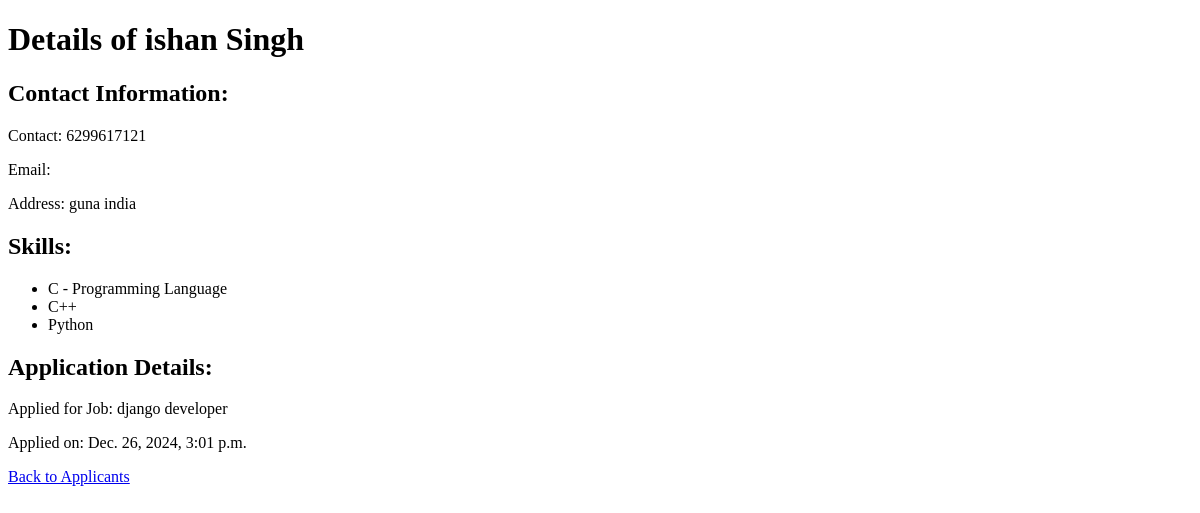
The app's page /jobapp/application/1/details/, older data.
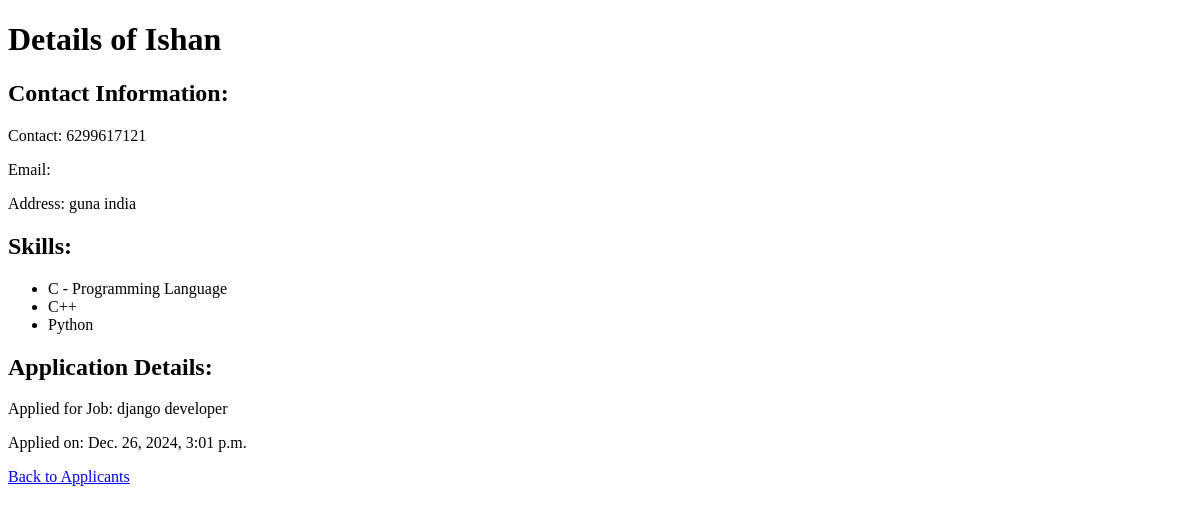
The same page, newer data.
### jobapp/models.py (models this page shows, shortened)
class Resume(models.Model):
    user=models.OneToOneField(User,on_delete=models.CASCADE)
    name=models.CharField(max_length=20)
    contact=models.CharField(max_length=10)
    email=models.EmailField(max_length=20,blank=True)
    address=models.CharField(max_length=100)
    skills = models.ManyToManyField('Skill', blank=True)            # Many to many relationship with Skill

### jobapp/views.py (the view)
# urls.py: path('application/<int:application_id>/details/', views.candidate_details, name='candidate_details'),
def candidate_details(request, application_id):
    application = get_object_or_404(Application, id=application_id)
    resume = get_object_or_404(Resume, user=application.candidate)
    return render(request, 'candidate_details.html', {
        'application': application,
        'resume': resume,
    })

### jobapp/templates/candidate_details.html (shortened to what this page needs)
<!DOCTYPE html>
<html lang="en">
<head>
</head>
<body>
    <h1>Details of {{ resume.name }}</h1>
    <h2>Contact Information:</h2>
    <p>Contact: {{ resume.contact }}</p>
    <p>Email: {{ resume.email }}</p>
    <p>Address: {{ resume.address }}</p>
    <h2>Skills:</h2>
    <ul>
        {% for skill in resume.skills.all %}
            <li>{{ skill.name }}</li>
        {% empty %}
            <li>No skills listed.</li>
        {% endfor %}
    </ul>
    <h2>Application Details:</h2>
    <p>Applied for Job: {{ application.job.title }}</p>
    <p>Applied on: {{ application.applied_on }}</p>
    <a href="{% url 'job_applicants' application.job.id %}">Back to Applicants</a>
</body>
</html>

Row changes from the older to the newer data that the page shows:
changed Resume "guna india": name "ishan Singh" → "Ishan"
